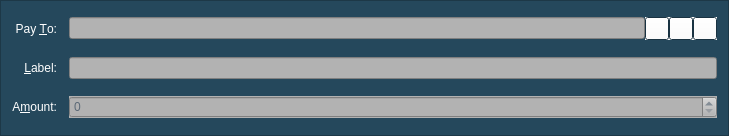
<?xml version="1.0" encoding="UTF-8"?>
<ui version="4.0">
 <class>SendCoinsEntry</class>
 <widget class="QFrame" name="SendCoinsEntry">
  <property name="geometry">
   <rect>
    <x>0</x>
    <y>0</y>
    <width>729</width>
    <height>136</height>
   </rect>
  </property>
  <property name="palette">
   <palette>
    <active>
     <colorrole role="WindowText">
      <brush brushstyle="SolidPattern">
       <color alpha="255">
        <red>0</red>
        <green>0</green>
        <blue>0</blue>
       </color>
      </brush>
     </colorrole>
     <colorrole role="Button">
      <brush brushstyle="SolidPattern">
       <color alpha="255">
        <red>255</red>
        <green>255</green>
        <blue>255</blue>
       </color>
      </brush>
     </colorrole>
     <colorrole role="Light">
      <brush brushstyle="SolidPattern">
       <color alpha="255">
        <red>207</red>
        <green>207</green>
        <blue>207</blue>
       </color>
      </brush>
     </colorrole>
     <colorrole role="Midlight">
      <brush brushstyle="SolidPattern">
       <color alpha="255">
        <red>172</red>
        <green>172</green>
        <blue>172</blue>
       </color>
      </brush>
     </colorrole>
     <colorrole role="Dark">
      <brush brushstyle="SolidPattern">
       <color alpha="255">
        <red>69</red>
        <green>69</green>
        <blue>69</blue>
       </color>
      </brush>
     </colorrole>
     <colorrole role="Mid">
      <brush brushstyle="SolidPattern">
       <color alpha="255">
        <red>92</red>
        <green>92</green>
        <blue>92</blue>
       </color>
      </brush>
     </colorrole>
     <colorrole role="Text">
      <brush brushstyle="SolidPattern">
       <color alpha="255">
        <red>0</red>
        <green>0</green>
        <blue>0</blue>
       </color>
      </brush>
     </colorrole>
     <colorrole role="BrightText">
      <brush brushstyle="SolidPattern">
       <color alpha="255">
        <red>255</red>
        <green>255</green>
        <blue>255</blue>
       </color>
      </brush>
     </colorrole>
     <colorrole role="ButtonText">
      <brush brushstyle="SolidPattern">
       <color alpha="255">
        <red>0</red>
        <green>0</green>
        <blue>0</blue>
       </color>
      </brush>
     </colorrole>
     <colorrole role="Base">
      <brush brushstyle="SolidPattern">
       <color alpha="255">
        <red>255</red>
        <green>255</green>
        <blue>255</blue>
       </color>
      </brush>
     </colorrole>
     <colorrole role="Window">
      <brush brushstyle="SolidPattern">
       <color alpha="255">
        <red>37</red>
        <green>72</green>
        <blue>92</blue>
       </color>
      </brush>
     </colorrole>
     <colorrole role="Shadow">
      <brush brushstyle="SolidPattern">
       <color alpha="255">
        <red>0</red>
        <green>0</green>
        <blue>0</blue>
       </color>
      </brush>
     </colorrole>
     <colorrole role="AlternateBase">
      <brush brushstyle="SolidPattern">
       <color alpha="255">
        <red>196</red>
        <green>196</green>
        <blue>196</blue>
       </color>
      </brush>
     </colorrole>
     <colorrole role="ToolTipBase">
      <brush brushstyle="SolidPattern">
       <color alpha="255">
        <red>255</red>
        <green>255</green>
        <blue>220</blue>
       </color>
      </brush>
     </colorrole>
     <colorrole role="ToolTipText">
      <brush brushstyle="SolidPattern">
       <color alpha="255">
        <red>0</red>
        <green>0</green>
        <blue>0</blue>
       </color>
      </brush>
     </colorrole>
    </active>
    <inactive>
     <colorrole role="WindowText">
      <brush brushstyle="SolidPattern">
       <color alpha="255">
        <red>0</red>
        <green>0</green>
        <blue>0</blue>
       </color>
      </brush>
     </colorrole>
     <colorrole role="Button">
      <brush brushstyle="SolidPattern">
       <color alpha="255">
        <red>255</red>
        <green>255</green>
        <blue>255</blue>
       </color>
      </brush>
     </colorrole>
     <colorrole role="Light">
      <brush brushstyle="SolidPattern">
       <color alpha="255">
        <red>207</red>
        <green>207</green>
        <blue>207</blue>
       </color>
      </brush>
     </colorrole>
     <colorrole role="Midlight">
      <brush brushstyle="SolidPattern">
       <color alpha="255">
        <red>172</red>
        <green>172</green>
        <blue>172</blue>
       </color>
      </brush>
     </colorrole>
     <colorrole role="Dark">
      <brush brushstyle="SolidPattern">
       <color alpha="255">
        <red>69</red>
        <green>69</green>
        <blue>69</blue>
       </color>
      </brush>
     </colorrole>
     <colorrole role="Mid">
      <brush brushstyle="SolidPattern">
       <color alpha="255">
        <red>92</red>
        <green>92</green>
        <blue>92</blue>
       </color>
      </brush>
     </colorrole>
     <colorrole role="Text">
      <brush brushstyle="SolidPattern">
       <color alpha="255">
        <red>0</red>
        <green>0</green>
        <blue>0</blue>
       </color>
      </brush>
     </colorrole>
     <colorrole role="BrightText">
      <brush brushstyle="SolidPattern">
       <color alpha="255">
        <red>255</red>
        <green>255</green>
        <blue>255</blue>
       </color>
      </brush>
     </colorrole>
     <colorrole role="ButtonText">
      <brush brushstyle="SolidPattern">
       <color alpha="255">
        <red>0</red>
        <green>0</green>
        <blue>0</blue>
       </color>
      </brush>
     </colorrole>
     <colorrole role="Base">
      <brush brushstyle="SolidPattern">
       <color alpha="255">
        <red>255</red>
        <green>255</green>
        <blue>255</blue>
       </color>
      </brush>
     </colorrole>
     <colorrole role="Window">
      <brush brushstyle="SolidPattern">
       <color alpha="255">
        <red>37</red>
        <green>72</green>
        <blue>92</blue>
       </color>
      </brush>
     </colorrole>
     <colorrole role="Shadow">
      <brush brushstyle="SolidPattern">
       <color alpha="255">
        <red>0</red>
        <green>0</green>
        <blue>0</blue>
       </color>
      </brush>
     </colorrole>
     <colorrole role="AlternateBase">
      <brush brushstyle="SolidPattern">
       <color alpha="255">
        <red>196</red>
        <green>196</green>
        <blue>196</blue>
       </color>
      </brush>
     </colorrole>
     <colorrole role="ToolTipBase">
      <brush brushstyle="SolidPattern">
       <color alpha="255">
        <red>255</red>
        <green>255</green>
        <blue>220</blue>
       </color>
      </brush>
     </colorrole>
     <colorrole role="ToolTipText">
      <brush brushstyle="SolidPattern">
       <color alpha="255">
        <red>0</red>
        <green>0</green>
        <blue>0</blue>
       </color>
      </brush>
     </colorrole>
    </inactive>
    <disabled>
     <colorrole role="WindowText">
      <brush brushstyle="SolidPattern">
       <color alpha="255">
        <red>69</red>
        <green>69</green>
        <blue>69</blue>
       </color>
      </brush>
     </colorrole>
     <colorrole role="Button">
      <brush brushstyle="SolidPattern">
       <color alpha="255">
        <red>255</red>
        <green>255</green>
        <blue>255</blue>
       </color>
      </brush>
     </colorrole>
     <colorrole role="Light">
      <brush brushstyle="SolidPattern">
       <color alpha="255">
        <red>207</red>
        <green>207</green>
        <blue>207</blue>
       </color>
      </brush>
     </colorrole>
     <colorrole role="Midlight">
      <brush brushstyle="SolidPattern">
       <color alpha="255">
        <red>172</red>
        <green>172</green>
        <blue>172</blue>
       </color>
      </brush>
     </colorrole>
     <colorrole role="Dark">
      <brush brushstyle="SolidPattern">
       <color alpha="255">
        <red>69</red>
        <green>69</green>
        <blue>69</blue>
       </color>
      </brush>
     </colorrole>
     <colorrole role="Mid">
      <brush brushstyle="SolidPattern">
       <color alpha="255">
        <red>92</red>
        <green>92</green>
        <blue>92</blue>
       </color>
      </brush>
     </colorrole>
     <colorrole role="Text">
      <brush brushstyle="SolidPattern">
       <color alpha="255">
        <red>69</red>
        <green>69</green>
        <blue>69</blue>
       </color>
      </brush>
     </colorrole>
     <colorrole role="BrightText">
      <brush brushstyle="SolidPattern">
       <color alpha="255">
        <red>255</red>
        <green>255</green>
        <blue>255</blue>
       </color>
      </brush>
     </colorrole>
     <colorrole role="ButtonText">
      <brush brushstyle="SolidPattern">
       <color alpha="255">
        <red>69</red>
        <green>69</green>
        <blue>69</blue>
       </color>
      </brush>
     </colorrole>
     <colorrole role="Base">
      <brush brushstyle="SolidPattern">
       <color alpha="255">
        <red>37</red>
        <green>72</green>
        <blue>92</blue>
       </color>
      </brush>
     </colorrole>
     <colorrole role="Window">
      <brush brushstyle="SolidPattern">
       <color alpha="255">
        <red>37</red>
        <green>72</green>
        <blue>92</blue>
       </color>
      </brush>
     </colorrole>
     <colorrole role="Shadow">
      <brush brushstyle="SolidPattern">
       <color alpha="255">
        <red>0</red>
        <green>0</green>
        <blue>0</blue>
       </color>
      </brush>
     </colorrole>
     <colorrole role="AlternateBase">
      <brush brushstyle="SolidPattern">
       <color alpha="255">
        <red>37</red>
        <green>72</green>
        <blue>92</blue>
       </color>
      </brush>
     </colorrole>
     <colorrole role="ToolTipBase">
      <brush brushstyle="SolidPattern">
       <color alpha="255">
        <red>255</red>
        <green>255</green>
        <blue>220</blue>
       </color>
      </brush>
     </colorrole>
     <colorrole role="ToolTipText">
      <brush brushstyle="SolidPattern">
       <color alpha="255">
        <red>0</red>
        <green>0</green>
        <blue>0</blue>
       </color>
      </brush>
     </colorrole>
    </disabled>
   </palette>
  </property>
  <property name="windowTitle">
   <string>Form</string>
  </property>
  <property name="autoFillBackground">
   <bool>true</bool>
  </property>
  <property name="frameShape">
   <enum>QFrame::StyledPanel</enum>
  </property>
  <property name="frameShadow">
   <enum>QFrame::Sunken</enum>
  </property>
  <layout class="QGridLayout" name="gridLayout">
   <property name="spacing">
    <number>12</number>
   </property>
   <item row="5" column="0">
    <widget class="QLabel" name="label">
     <property name="palette">
      <palette>
       <active>
        <colorrole role="WindowText">
         <brush brushstyle="SolidPattern">
          <color alpha="255">
           <red>255</red>
           <green>255</green>
           <blue>255</blue>
          </color>
         </brush>
        </colorrole>
        <colorrole role="Button">
         <brush brushstyle="SolidPattern">
          <color alpha="255">
           <red>138</red>
           <green>138</green>
           <blue>138</blue>
          </color>
         </brush>
        </colorrole>
        <colorrole role="Base">
         <brush brushstyle="SolidPattern">
          <color alpha="255">
           <red>138</red>
           <green>138</green>
           <blue>138</blue>
          </color>
         </brush>
        </colorrole>
        <colorrole role="Window">
         <brush brushstyle="SolidPattern">
          <color alpha="255">
           <red>138</red>
           <green>138</green>
           <blue>138</blue>
          </color>
         </brush>
        </colorrole>
       </active>
       <inactive>
        <colorrole role="WindowText">
         <brush brushstyle="SolidPattern">
          <color alpha="255">
           <red>255</red>
           <green>255</green>
           <blue>255</blue>
          </color>
         </brush>
        </colorrole>
        <colorrole role="Button">
         <brush brushstyle="SolidPattern">
          <color alpha="255">
           <red>138</red>
           <green>138</green>
           <blue>138</blue>
          </color>
         </brush>
        </colorrole>
        <colorrole role="Base">
         <brush brushstyle="SolidPattern">
          <color alpha="255">
           <red>138</red>
           <green>138</green>
           <blue>138</blue>
          </color>
         </brush>
        </colorrole>
        <colorrole role="Window">
         <brush brushstyle="SolidPattern">
          <color alpha="255">
           <red>138</red>
           <green>138</green>
           <blue>138</blue>
          </color>
         </brush>
        </colorrole>
       </inactive>
       <disabled>
        <colorrole role="WindowText">
         <brush brushstyle="SolidPattern">
          <color alpha="255">
           <red>69</red>
           <green>69</green>
           <blue>69</blue>
          </color>
         </brush>
        </colorrole>
        <colorrole role="Button">
         <brush brushstyle="SolidPattern">
          <color alpha="255">
           <red>138</red>
           <green>138</green>
           <blue>138</blue>
          </color>
         </brush>
        </colorrole>
        <colorrole role="Base">
         <brush brushstyle="SolidPattern">
          <color alpha="255">
           <red>138</red>
           <green>138</green>
           <blue>138</blue>
          </color>
         </brush>
        </colorrole>
        <colorrole role="Window">
         <brush brushstyle="SolidPattern">
          <color alpha="255">
           <red>138</red>
           <green>138</green>
           <blue>138</blue>
          </color>
         </brush>
        </colorrole>
       </disabled>
      </palette>
     </property>
     <property name="autoFillBackground">
      <bool>false</bool>
     </property>
     <property name="styleSheet">
      <string notr="true">background-color: rgb(37, 72, 92);</string>
     </property>
     <property name="text">
      <string>A&amp;mount:</string>
     </property>
     <property name="alignment">
      <set>Qt::AlignRight|Qt::AlignTrailing|Qt::AlignVCenter</set>
     </property>
     <property name="buddy">
      <cstring>payAmount</cstring>
     </property>
    </widget>
   </item>
   <item row="3" column="0">
    <widget class="QLabel" name="label_2">
     <property name="palette">
      <palette>
       <active>
        <colorrole role="WindowText">
         <brush brushstyle="SolidPattern">
          <color alpha="255">
           <red>255</red>
           <green>255</green>
           <blue>255</blue>
          </color>
         </brush>
        </colorrole>
        <colorrole role="Button">
         <brush brushstyle="SolidPattern">
          <color alpha="255">
           <red>138</red>
           <green>138</green>
           <blue>138</blue>
          </color>
         </brush>
        </colorrole>
        <colorrole role="Base">
         <brush brushstyle="SolidPattern">
          <color alpha="255">
           <red>138</red>
           <green>138</green>
           <blue>138</blue>
          </color>
         </brush>
        </colorrole>
        <colorrole role="Window">
         <brush brushstyle="SolidPattern">
          <color alpha="255">
           <red>138</red>
           <green>138</green>
           <blue>138</blue>
          </color>
         </brush>
        </colorrole>
       </active>
       <inactive>
        <colorrole role="WindowText">
         <brush brushstyle="SolidPattern">
          <color alpha="255">
           <red>255</red>
           <green>255</green>
           <blue>255</blue>
          </color>
         </brush>
        </colorrole>
        <colorrole role="Button">
         <brush brushstyle="SolidPattern">
          <color alpha="255">
           <red>138</red>
           <green>138</green>
           <blue>138</blue>
          </color>
         </brush>
        </colorrole>
        <colorrole role="Base">
         <brush brushstyle="SolidPattern">
          <color alpha="255">
           <red>138</red>
           <green>138</green>
           <blue>138</blue>
          </color>
         </brush>
        </colorrole>
        <colorrole role="Window">
         <brush brushstyle="SolidPattern">
          <color alpha="255">
           <red>138</red>
           <green>138</green>
           <blue>138</blue>
          </color>
         </brush>
        </colorrole>
       </inactive>
       <disabled>
        <colorrole role="WindowText">
         <brush brushstyle="SolidPattern">
          <color alpha="255">
           <red>69</red>
           <green>69</green>
           <blue>69</blue>
          </color>
         </brush>
        </colorrole>
        <colorrole role="Button">
         <brush brushstyle="SolidPattern">
          <color alpha="255">
           <red>138</red>
           <green>138</green>
           <blue>138</blue>
          </color>
         </brush>
        </colorrole>
        <colorrole role="Base">
         <brush brushstyle="SolidPattern">
          <color alpha="255">
           <red>138</red>
           <green>138</green>
           <blue>138</blue>
          </color>
         </brush>
        </colorrole>
        <colorrole role="Window">
         <brush brushstyle="SolidPattern">
          <color alpha="255">
           <red>138</red>
           <green>138</green>
           <blue>138</blue>
          </color>
         </brush>
        </colorrole>
       </disabled>
      </palette>
     </property>
     <property name="autoFillBackground">
      <bool>false</bool>
     </property>
     <property name="styleSheet">
      <string notr="true">background-color: rgb(37, 72, 92);</string>
     </property>
     <property name="text">
      <string>Pay &amp;To:</string>
     </property>
     <property name="alignment">
      <set>Qt::AlignRight|Qt::AlignTrailing|Qt::AlignVCenter</set>
     </property>
     <property name="buddy">
      <cstring>payTo</cstring>
     </property>
    </widget>
   </item>
   <item row="5" column="1">
    <widget class="BitcoinAmountField" name="payAmount">
     <property name="palette">
      <palette>
       <active>
        <colorrole role="WindowText">
         <brush brushstyle="SolidPattern">
          <color alpha="255">
           <red>90</red>
           <green>104</green>
           <blue>118</blue>
          </color>
         </brush>
        </colorrole>
        <colorrole role="Button">
         <brush brushstyle="SolidPattern">
          <color alpha="255">
           <red>178</red>
           <green>178</green>
           <blue>178</blue>
          </color>
         </brush>
        </colorrole>
        <colorrole role="Text">
         <brush brushstyle="SolidPattern">
          <color alpha="255">
           <red>90</red>
           <green>104</green>
           <blue>118</blue>
          </color>
         </brush>
        </colorrole>
        <colorrole role="Base">
         <brush brushstyle="SolidPattern">
          <color alpha="255">
           <red>178</red>
           <green>178</green>
           <blue>178</blue>
          </color>
         </brush>
        </colorrole>
        <colorrole role="Window">
         <brush brushstyle="SolidPattern">
          <color alpha="255">
           <red>178</red>
           <green>178</green>
           <blue>178</blue>
          </color>
         </brush>
        </colorrole>
        <colorrole role="Shadow">
         <brush brushstyle="SolidPattern">
          <color alpha="255">
           <red>90</red>
           <green>104</green>
           <blue>118</blue>
          </color>
         </brush>
        </colorrole>
        <colorrole role="ToolTipText">
         <brush brushstyle="SolidPattern">
          <color alpha="255">
           <red>90</red>
           <green>104</green>
           <blue>118</blue>
          </color>
         </brush>
        </colorrole>
       </active>
       <inactive>
        <colorrole role="WindowText">
         <brush brushstyle="SolidPattern">
          <color alpha="255">
           <red>90</red>
           <green>104</green>
           <blue>118</blue>
          </color>
         </brush>
        </colorrole>
        <colorrole role="Button">
         <brush brushstyle="SolidPattern">
          <color alpha="255">
           <red>178</red>
           <green>178</green>
           <blue>178</blue>
          </color>
         </brush>
        </colorrole>
        <colorrole role="Text">
         <brush brushstyle="SolidPattern">
          <color alpha="255">
           <red>90</red>
           <green>104</green>
           <blue>118</blue>
          </color>
         </brush>
        </colorrole>
        <colorrole role="Base">
         <brush brushstyle="SolidPattern">
          <color alpha="255">
           <red>178</red>
           <green>178</green>
           <blue>178</blue>
          </color>
         </brush>
        </colorrole>
        <colorrole role="Window">
         <brush brushstyle="SolidPattern">
          <color alpha="255">
           <red>178</red>
           <green>178</green>
           <blue>178</blue>
          </color>
         </brush>
        </colorrole>
        <colorrole role="Shadow">
         <brush brushstyle="SolidPattern">
          <color alpha="255">
           <red>90</red>
           <green>104</green>
           <blue>118</blue>
          </color>
         </brush>
        </colorrole>
        <colorrole role="ToolTipText">
         <brush brushstyle="SolidPattern">
          <color alpha="255">
           <red>90</red>
           <green>104</green>
           <blue>118</blue>
          </color>
         </brush>
        </colorrole>
       </inactive>
       <disabled>
        <colorrole role="WindowText">
         <brush brushstyle="SolidPattern">
          <color alpha="255">
           <red>69</red>
           <green>69</green>
           <blue>69</blue>
          </color>
         </brush>
        </colorrole>
        <colorrole role="Button">
         <brush brushstyle="SolidPattern">
          <color alpha="255">
           <red>178</red>
           <green>178</green>
           <blue>178</blue>
          </color>
         </brush>
        </colorrole>
        <colorrole role="Text">
         <brush brushstyle="SolidPattern">
          <color alpha="255">
           <red>69</red>
           <green>69</green>
           <blue>69</blue>
          </color>
         </brush>
        </colorrole>
        <colorrole role="Base">
         <brush brushstyle="SolidPattern">
          <color alpha="255">
           <red>178</red>
           <green>178</green>
           <blue>178</blue>
          </color>
         </brush>
        </colorrole>
        <colorrole role="Window">
         <brush brushstyle="SolidPattern">
          <color alpha="255">
           <red>178</red>
           <green>178</green>
           <blue>178</blue>
          </color>
         </brush>
        </colorrole>
        <colorrole role="Shadow">
         <brush brushstyle="SolidPattern">
          <color alpha="255">
           <red>90</red>
           <green>104</green>
           <blue>118</blue>
          </color>
         </brush>
        </colorrole>
        <colorrole role="ToolTipText">
         <brush brushstyle="SolidPattern">
          <color alpha="255">
           <red>90</red>
           <green>104</green>
           <blue>118</blue>
          </color>
         </brush>
        </colorrole>
       </disabled>
      </palette>
     </property>
     <property name="autoFillBackground">
      <bool>true</bool>
     </property>
     <property name="styleSheet">
      <string notr="true">background-color: rgb(178, 178, 178);</string>
     </property>
    </widget>
   </item>
   <item row="4" column="1">
    <layout class="QHBoxLayout" name="horizontalLayout_2">
     <property name="spacing">
      <number>0</number>
     </property>
     <item>
      <widget class="QValidatedLineEdit" name="addAsLabel">
       <property name="enabled">
        <bool>true</bool>
       </property>
       <property name="palette">
        <palette>
         <active>
          <colorrole role="WindowText">
           <brush brushstyle="SolidPattern">
            <color alpha="255">
             <red>90</red>
             <green>104</green>
             <blue>118</blue>
            </color>
           </brush>
          </colorrole>
          <colorrole role="Button">
           <brush brushstyle="SolidPattern">
            <color alpha="255">
             <red>178</red>
             <green>178</green>
             <blue>178</blue>
            </color>
           </brush>
          </colorrole>
          <colorrole role="Text">
           <brush brushstyle="SolidPattern">
            <color alpha="255">
             <red>90</red>
             <green>104</green>
             <blue>118</blue>
            </color>
           </brush>
          </colorrole>
          <colorrole role="Base">
           <brush brushstyle="SolidPattern">
            <color alpha="255">
             <red>178</red>
             <green>178</green>
             <blue>178</blue>
            </color>
           </brush>
          </colorrole>
          <colorrole role="Window">
           <brush brushstyle="SolidPattern">
            <color alpha="255">
             <red>178</red>
             <green>178</green>
             <blue>178</blue>
            </color>
           </brush>
          </colorrole>
          <colorrole role="Shadow">
           <brush brushstyle="SolidPattern">
            <color alpha="255">
             <red>90</red>
             <green>104</green>
             <blue>118</blue>
            </color>
           </brush>
          </colorrole>
          <colorrole role="ToolTipText">
           <brush brushstyle="SolidPattern">
            <color alpha="255">
             <red>90</red>
             <green>104</green>
             <blue>118</blue>
            </color>
           </brush>
          </colorrole>
         </active>
         <inactive>
          <colorrole role="WindowText">
           <brush brushstyle="SolidPattern">
            <color alpha="255">
             <red>90</red>
             <green>104</green>
             <blue>118</blue>
            </color>
           </brush>
          </colorrole>
          <colorrole role="Button">
           <brush brushstyle="SolidPattern">
            <color alpha="255">
             <red>178</red>
             <green>178</green>
             <blue>178</blue>
            </color>
           </brush>
          </colorrole>
          <colorrole role="Text">
           <brush brushstyle="SolidPattern">
            <color alpha="255">
             <red>90</red>
             <green>104</green>
             <blue>118</blue>
            </color>
           </brush>
          </colorrole>
          <colorrole role="Base">
           <brush brushstyle="SolidPattern">
            <color alpha="255">
             <red>178</red>
             <green>178</green>
             <blue>178</blue>
            </color>
           </brush>
          </colorrole>
          <colorrole role="Window">
           <brush brushstyle="SolidPattern">
            <color alpha="255">
             <red>178</red>
             <green>178</green>
             <blue>178</blue>
            </color>
           </brush>
          </colorrole>
          <colorrole role="Shadow">
           <brush brushstyle="SolidPattern">
            <color alpha="255">
             <red>90</red>
             <green>104</green>
             <blue>118</blue>
            </color>
           </brush>
          </colorrole>
          <colorrole role="ToolTipText">
           <brush brushstyle="SolidPattern">
            <color alpha="255">
             <red>90</red>
             <green>104</green>
             <blue>118</blue>
            </color>
           </brush>
          </colorrole>
         </inactive>
         <disabled>
          <colorrole role="WindowText">
           <brush brushstyle="SolidPattern">
            <color alpha="255">
             <red>69</red>
             <green>69</green>
             <blue>69</blue>
            </color>
           </brush>
          </colorrole>
          <colorrole role="Button">
           <brush brushstyle="SolidPattern">
            <color alpha="255">
             <red>178</red>
             <green>178</green>
             <blue>178</blue>
            </color>
           </brush>
          </colorrole>
          <colorrole role="Text">
           <brush brushstyle="SolidPattern">
            <color alpha="255">
             <red>69</red>
             <green>69</green>
             <blue>69</blue>
            </color>
           </brush>
          </colorrole>
          <colorrole role="Base">
           <brush brushstyle="SolidPattern">
            <color alpha="255">
             <red>178</red>
             <green>178</green>
             <blue>178</blue>
            </color>
           </brush>
          </colorrole>
          <colorrole role="Window">
           <brush brushstyle="SolidPattern">
            <color alpha="255">
             <red>178</red>
             <green>178</green>
             <blue>178</blue>
            </color>
           </brush>
          </colorrole>
          <colorrole role="Shadow">
           <brush brushstyle="SolidPattern">
            <color alpha="255">
             <red>90</red>
             <green>104</green>
             <blue>118</blue>
            </color>
           </brush>
          </colorrole>
          <colorrole role="ToolTipText">
           <brush brushstyle="SolidPattern">
            <color alpha="255">
             <red>90</red>
             <green>104</green>
             <blue>118</blue>
            </color>
           </brush>
          </colorrole>
         </disabled>
        </palette>
       </property>
       <property name="toolTip">
        <string>Enter a label for this address to add it to your address book</string>
       </property>
       <property name="styleSheet">
        <string notr="true">background-color: rgb(178, 178, 178);</string>
       </property>
      </widget>
     </item>
    </layout>
   </item>
   <item row="4" column="0">
    <widget class="QLabel" name="label_4">
     <property name="palette">
      <palette>
       <active>
        <colorrole role="WindowText">
         <brush brushstyle="SolidPattern">
          <color alpha="255">
           <red>255</red>
           <green>255</green>
           <blue>255</blue>
          </color>
         </brush>
        </colorrole>
        <colorrole role="Button">
         <brush brushstyle="SolidPattern">
          <color alpha="255">
           <red>138</red>
           <green>138</green>
           <blue>138</blue>
          </color>
         </brush>
        </colorrole>
        <colorrole role="Base">
         <brush brushstyle="SolidPattern">
          <color alpha="255">
           <red>138</red>
           <green>138</green>
           <blue>138</blue>
          </color>
         </brush>
        </colorrole>
        <colorrole role="Window">
         <brush brushstyle="SolidPattern">
          <color alpha="255">
           <red>138</red>
           <green>138</green>
           <blue>138</blue>
          </color>
         </brush>
        </colorrole>
       </active>
       <inactive>
        <colorrole role="WindowText">
         <brush brushstyle="SolidPattern">
          <color alpha="255">
           <red>255</red>
           <green>255</green>
           <blue>255</blue>
          </color>
         </brush>
        </colorrole>
        <colorrole role="Button">
         <brush brushstyle="SolidPattern">
          <color alpha="255">
           <red>138</red>
           <green>138</green>
           <blue>138</blue>
          </color>
         </brush>
        </colorrole>
        <colorrole role="Base">
         <brush brushstyle="SolidPattern">
          <color alpha="255">
           <red>138</red>
           <green>138</green>
           <blue>138</blue>
          </color>
         </brush>
        </colorrole>
        <colorrole role="Window">
         <brush brushstyle="SolidPattern">
          <color alpha="255">
           <red>138</red>
           <green>138</green>
           <blue>138</blue>
          </color>
         </brush>
        </colorrole>
       </inactive>
       <disabled>
        <colorrole role="WindowText">
         <brush brushstyle="SolidPattern">
          <color alpha="255">
           <red>69</red>
           <green>69</green>
           <blue>69</blue>
          </color>
         </brush>
        </colorrole>
        <colorrole role="Button">
         <brush brushstyle="SolidPattern">
          <color alpha="255">
           <red>138</red>
           <green>138</green>
           <blue>138</blue>
          </color>
         </brush>
        </colorrole>
        <colorrole role="Base">
         <brush brushstyle="SolidPattern">
          <color alpha="255">
           <red>138</red>
           <green>138</green>
           <blue>138</blue>
          </color>
         </brush>
        </colorrole>
        <colorrole role="Window">
         <brush brushstyle="SolidPattern">
          <color alpha="255">
           <red>138</red>
           <green>138</green>
           <blue>138</blue>
          </color>
         </brush>
        </colorrole>
       </disabled>
      </palette>
     </property>
     <property name="autoFillBackground">
      <bool>false</bool>
     </property>
     <property name="styleSheet">
      <string notr="true">background-color: rgb(37, 72, 92);</string>
     </property>
     <property name="text">
      <string>&amp;Label:</string>
     </property>
     <property name="alignment">
      <set>Qt::AlignRight|Qt::AlignTrailing|Qt::AlignVCenter</set>
     </property>
     <property name="buddy">
      <cstring>addAsLabel</cstring>
     </property>
    </widget>
   </item>
   <item row="3" column="1">
    <layout class="QHBoxLayout" name="payToLayout">
     <property name="spacing">
      <number>0</number>
     </property>
     <item>
      <widget class="QValidatedLineEdit" name="payTo">
       <property name="palette">
        <palette>
         <active>
          <colorrole role="WindowText">
           <brush brushstyle="SolidPattern">
            <color alpha="255">
             <red>138</red>
             <green>138</green>
             <blue>138</blue>
            </color>
           </brush>
          </colorrole>
          <colorrole role="Button">
           <brush brushstyle="SolidPattern">
            <color alpha="255">
             <red>178</red>
             <green>178</green>
             <blue>178</blue>
            </color>
           </brush>
          </colorrole>
          <colorrole role="Text">
           <brush brushstyle="SolidPattern">
            <color alpha="255">
             <red>138</red>
             <green>138</green>
             <blue>138</blue>
            </color>
           </brush>
          </colorrole>
          <colorrole role="Base">
           <brush brushstyle="SolidPattern">
            <color alpha="255">
             <red>178</red>
             <green>178</green>
             <blue>178</blue>
            </color>
           </brush>
          </colorrole>
          <colorrole role="Window">
           <brush brushstyle="SolidPattern">
            <color alpha="255">
             <red>178</red>
             <green>178</green>
             <blue>178</blue>
            </color>
           </brush>
          </colorrole>
          <colorrole role="Shadow">
           <brush brushstyle="SolidPattern">
            <color alpha="255">
             <red>90</red>
             <green>104</green>
             <blue>118</blue>
            </color>
           </brush>
          </colorrole>
          <colorrole role="ToolTipText">
           <brush brushstyle="SolidPattern">
            <color alpha="255">
             <red>90</red>
             <green>104</green>
             <blue>118</blue>
            </color>
           </brush>
          </colorrole>
         </active>
         <inactive>
          <colorrole role="WindowText">
           <brush brushstyle="SolidPattern">
            <color alpha="255">
             <red>138</red>
             <green>138</green>
             <blue>138</blue>
            </color>
           </brush>
          </colorrole>
          <colorrole role="Button">
           <brush brushstyle="SolidPattern">
            <color alpha="255">
             <red>178</red>
             <green>178</green>
             <blue>178</blue>
            </color>
           </brush>
          </colorrole>
          <colorrole role="Text">
           <brush brushstyle="SolidPattern">
            <color alpha="255">
             <red>138</red>
             <green>138</green>
             <blue>138</blue>
            </color>
           </brush>
          </colorrole>
          <colorrole role="Base">
           <brush brushstyle="SolidPattern">
            <color alpha="255">
             <red>178</red>
             <green>178</green>
             <blue>178</blue>
            </color>
           </brush>
          </colorrole>
          <colorrole role="Window">
           <brush brushstyle="SolidPattern">
            <color alpha="255">
             <red>178</red>
             <green>178</green>
             <blue>178</blue>
            </color>
           </brush>
          </colorrole>
          <colorrole role="Shadow">
           <brush brushstyle="SolidPattern">
            <color alpha="255">
             <red>90</red>
             <green>104</green>
             <blue>118</blue>
            </color>
           </brush>
          </colorrole>
          <colorrole role="ToolTipText">
           <brush brushstyle="SolidPattern">
            <color alpha="255">
             <red>90</red>
             <green>104</green>
             <blue>118</blue>
            </color>
           </brush>
          </colorrole>
         </inactive>
         <disabled>
          <colorrole role="WindowText">
           <brush brushstyle="SolidPattern">
            <color alpha="255">
             <red>69</red>
             <green>69</green>
             <blue>69</blue>
            </color>
           </brush>
          </colorrole>
          <colorrole role="Button">
           <brush brushstyle="SolidPattern">
            <color alpha="255">
             <red>178</red>
             <green>178</green>
             <blue>178</blue>
            </color>
           </brush>
          </colorrole>
          <colorrole role="Text">
           <brush brushstyle="SolidPattern">
            <color alpha="255">
             <red>69</red>
             <green>69</green>
             <blue>69</blue>
            </color>
           </brush>
          </colorrole>
          <colorrole role="Base">
           <brush brushstyle="SolidPattern">
            <color alpha="255">
             <red>178</red>
             <green>178</green>
             <blue>178</blue>
            </color>
           </brush>
          </colorrole>
          <colorrole role="Window">
           <brush brushstyle="SolidPattern">
            <color alpha="255">
             <red>178</red>
             <green>178</green>
             <blue>178</blue>
            </color>
           </brush>
          </colorrole>
          <colorrole role="Shadow">
           <brush brushstyle="SolidPattern">
            <color alpha="255">
             <red>90</red>
             <green>104</green>
             <blue>118</blue>
            </color>
           </brush>
          </colorrole>
          <colorrole role="ToolTipText">
           <brush brushstyle="SolidPattern">
            <color alpha="255">
             <red>90</red>
             <green>104</green>
             <blue>118</blue>
            </color>
           </brush>
          </colorrole>
         </disabled>
        </palette>
       </property>
       <property name="toolTip">
        <string>The address to send the payment to  (e.g. Sjz75uKHzUQJnSdzvpiigEGxseKkDhQToX)</string>
       </property>
       <property name="styleSheet">
        <string notr="true">background-color: rgb(178, 178, 178);</string>
       </property>
       <property name="maxLength">
        <number>34</number>
       </property>
      </widget>
     </item>
     <item>
      <widget class="QToolButton" name="addressBookButton">
       <property name="toolTip">
        <string>Choose address from address book</string>
       </property>
       <property name="autoFillBackground">
        <bool>true</bool>
       </property>
       <property name="text">
        <string/>
       </property>
       <property name="icon">
        <iconset resource="../bitcoin.qrc">
         <normaloff>:/icons/address-book</normaloff>:/icons/address-book</iconset>
       </property>
       <property name="shortcut">
        <string>Alt+A</string>
       </property>
      </widget>
     </item>
     <item>
      <widget class="QToolButton" name="pasteButton">
       <property name="toolTip">
        <string>Paste address from clipboard</string>
       </property>
       <property name="autoFillBackground">
        <bool>true</bool>
       </property>
       <property name="text">
        <string/>
       </property>
       <property name="icon">
        <iconset resource="../bitcoin.qrc">
         <normaloff>:/icons/editpaste</normaloff>:/icons/editpaste</iconset>
       </property>
       <property name="shortcut">
        <string>Alt+P</string>
       </property>
      </widget>
     </item>
     <item>
      <widget class="QToolButton" name="deleteButton">
       <property name="toolTip">
        <string>Remove this recipient</string>
       </property>
       <property name="autoFillBackground">
        <bool>true</bool>
       </property>
       <property name="text">
        <string/>
       </property>
       <property name="icon">
        <iconset resource="../bitcoin.qrc">
         <normaloff>:/icons/remove</normaloff>:/icons/remove</iconset>
       </property>
      </widget>
     </item>
    </layout>
   </item>
  </layout>
 </widget>
 <customwidgets>
  <customwidget>
   <class>BitcoinAmountField</class>
   <extends>QSpinBox</extends>
   <header>bitcoinamountfield.h</header>
   <container>1</container>
  </customwidget>
  <customwidget>
   <class>QValidatedLineEdit</class>
   <extends>QLineEdit</extends>
   <header>qvalidatedlineedit.h</header>
  </customwidget>
 </customwidgets>
 <resources>
  <include location="../bitcoin.qrc"/>
 </resources>
 <connections/>
</ui>
